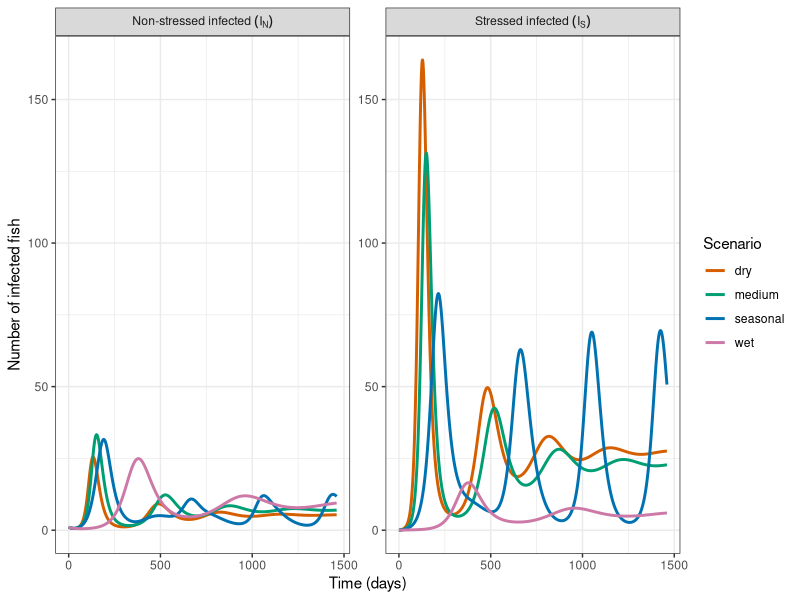

Write R code to recreate this figure.
# ============================================================
# ODE with time-varying alpha(t) for 4 scenarios
#   wet / medium / dry / seasonal
#   Regime: R0_min > 1  (supercritical)
#   We plot IN (non-stressed infected) and IS (stressed infected)
# ============================================================

rm(list = ls())
library(deSolve)
library(dplyr)
library(tidyr)
library(ggplot2)

# ---------------- 1) Parameters (chosen so that R0_min > 1) ----------------
pars <- list(
  Lambda = 10,
  mu     = 0.005,
  betaN  = 0.00005,
  betaS  = 0.0001,
  gammaN = 0.10,
  gamma2 = 0.1,
  dN     = 0.01,
  dS     = 0.01,
  # water-stress link
  alpha_max = 0.05,  # max stress rate (day^-1)
  Wcrit     = 6,
  kW        = 1,
  W0        = 6,
  A_W       = 2
)

# Helper: R0(alpha) for the autonomous model
R0_alpha <- function(alpha, p) {
  nuN <- p$gammaN + p$mu + p$dN
  nuS <- p$gamma2 + p$mu + p$dS
  p$Lambda / (alpha + p$mu) *
    ( p$betaN/nuN + alpha * p$betaS/(p$mu * nuS) )
}

alpha_min <- 0.01
alpha_max <- pars$alpha_max

R0_min <- R0_alpha(alpha_min, pars)
R0_max <- R0_alpha(alpha_max, pars)

cat("R0_min (alpha = alpha_min)      =", R0_min, "\n")
cat("R0_max (alpha = alpha_max)      =", R0_max, "\n")

# ---------------- 2) Initial conditions and time grid ----------------
y0 <- c(SN = pars$Lambda/pars$mu, SS = 0, IN = 1, IS = 0, R = 0)

t_end <- 365*4
times <- seq(0, t_end, by = 0.5)

scenarios <- c("wet","medium","dry","seasonal")

# ---------------- 3) W(t) and alpha(t) ----------------
W_of_t <- function(t, scen, p) {
  if (scen == "wet")      return(8.5)
  if (scen == "medium")   return(p$Wcrit)
  if (scen == "dry")      return(4.5)
  if (scen == "seasonal") return(p$W0 + p$A_W * sin(2*pi*t/365))
  p$Wcrit
}

alpha_of_t <- function(t, scen, p) {
  Wt  <- W_of_t(t, scen, p)
  SWt <- 1 / (1 + exp(-p$kW * (p$Wcrit - Wt)))  # in [0,1]
  p$alpha_max * SWt
}

# ---------------- 4) RHS of ODE system ----------------
rhs <- function(t, y, p, scen) {
  with(as.list(c(y, p)), {
    a_t   <- alpha_of_t(t, scen, p)
    lambda <- betaN * IN + betaS * IS
    
    dSN <- Lambda - a_t*SN - lambda*SN - mu*SN
    dSS <- a_t*SN   - lambda*SS - mu*SS
    dIN <- lambda*SN - (gammaN + mu + dN)*IN
    dIS <- lambda*SS - (gamma2 + mu + dS)*IS
    dR  <- gammaN*IN + gamma2*IS - mu*R
    
    list(c(dSN, dSS, dIN, dIS, dR))
  })
}

# ---------------- 5) Solve for each scenario ----------------
solve_one <- function(scen) {
  out <- ode(
    y     = y0,
    times = times,
    func  = function(t, y, parms) rhs(t, y, parms, scen),
    parms = pars,
    method = "lsoda"
  )
  as.data.frame(out) |>
    mutate(scenario = scen)
}

sol_all <- do.call(rbind, lapply(scenarios, solve_one))

# --- Set factor order + colours consistent with other figures ----
sol_all$scenario <- factor(
  sol_all$scenario,
  levels = c("dry", "medium", "seasonal", "wet")
)

scenario_cols <- c(
  "dry"      = "#D55E00",   # rouge/orange
  "medium"   = "#009E73",   # vert
  "seasonal" = "#0072B2",   # bleu
  "wet"      = "#CC79A7"    # violet
)


# ---------------- 6) Plot IN and IS only ----------------
long_I <- sol_all |>
  select(time, IN, IS, scenario) |>
  pivot_longer(
    cols      = c(IN, IS),
    names_to  = "variable",
    values_to = "value"
  ) |>
  mutate(
    variable = recode(
      variable,
      IN = "'Non-stressed infected'~(I[N])",
      IS = "'Stressed infected'~(I[S])"
    )
  )

ymax <- ceiling(max(long_I$value, na.rm = TRUE))

p_I <- ggplot(long_I,
              aes(x = time, y = value, colour = scenario)) +
  geom_line(linewidth = 1) +
  scale_color_manual(values = scenario_cols, name = "Scenario") +
  facet_wrap(
    ~ variable,
    ncol = 2,
    scales = "free_y",
    labeller = labeller(variable = label_parsed)
  ) +
  coord_cartesian(ylim = c(0, ymax)) +
  labs(
    x = "Time (days)",
    y = "Number of infected fish"
  ) +
  theme_bw()

print(p_I)

# ---------------- 7) Save figure ----------------
if (!dir.exists("fig")) dir.create("fig")
ggsave("fig/ODE_IN_IS_alpha_t_min_gt1.pdf",
       p_I, width = 9, height = 4, dpi = 300)
